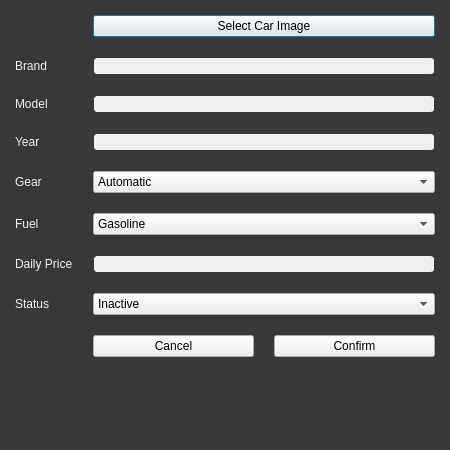
<?xml version="1.0" encoding="UTF-8"?>
<ui version="4.0">
 <class>form_dialog</class>
 <widget class="QDialog" name="form_dialog">
  <property name="geometry">
   <rect>
    <x>0</x>
    <y>0</y>
    <width>450</width>
    <height>450</height>
   </rect>
  </property>
  <property name="windowTitle">
   <string>Dialog</string>
  </property>
  <property name="styleSheet">
   <string notr="true">QLabel {
	font: 14pt &quot;Perpetua&quot;;
	color: #F0F0F0;
}

QLineEdit {
    border: 1px solid #383838;
    border-radius : 4px;
    padding-left : 10px;
	color : #383838;
    background-color: #F0F0F0;
}

#form_dialog {
	background-color: #383838;
}</string>
  </property>
  <layout class="QFormLayout" name="formLayout">
   <property name="horizontalSpacing">
    <number>20</number>
   </property>
   <property name="verticalSpacing">
    <number>20</number>
   </property>
   <property name="leftMargin">
    <number>15</number>
   </property>
   <property name="topMargin">
    <number>15</number>
   </property>
   <property name="rightMargin">
    <number>15</number>
   </property>
   <property name="bottomMargin">
    <number>15</number>
   </property>
   <item row="0" column="0">
    <widget class="QLabel" name="car_image_label">
     <property name="text">
      <string/>
     </property>
     <property name="scaledContents">
      <bool>true</bool>
     </property>
    </widget>
   </item>
   <item row="0" column="1">
    <widget class="QPushButton" name="select_image_btn">
     <property name="sizePolicy">
      <sizepolicy hsizetype="Expanding" vsizetype="Fixed">
       <horstretch>0</horstretch>
       <verstretch>0</verstretch>
      </sizepolicy>
     </property>
     <property name="maximumSize">
      <size>
       <width>400</width>
       <height>40</height>
      </size>
     </property>
     <property name="text">
      <string>Select Car Image</string>
     </property>
    </widget>
   </item>
   <item row="1" column="0">
    <widget class="QLabel" name="label_2">
     <property name="text">
      <string>Brand</string>
     </property>
    </widget>
   </item>
   <item row="1" column="1">
    <widget class="QLineEdit" name="brand_tf">
     <property name="sizePolicy">
      <sizepolicy hsizetype="Expanding" vsizetype="Fixed">
       <horstretch>0</horstretch>
       <verstretch>0</verstretch>
      </sizepolicy>
     </property>
     <property name="maximumSize">
      <size>
       <width>400</width>
       <height>40</height>
      </size>
     </property>
     <property name="alignment">
      <set>Qt::AlignCenter</set>
     </property>
    </widget>
   </item>
   <item row="2" column="0">
    <widget class="QLabel" name="label_3">
     <property name="text">
      <string>Model</string>
     </property>
    </widget>
   </item>
   <item row="2" column="1">
    <widget class="QLineEdit" name="model_tf">
     <property name="sizePolicy">
      <sizepolicy hsizetype="Expanding" vsizetype="Fixed">
       <horstretch>0</horstretch>
       <verstretch>0</verstretch>
      </sizepolicy>
     </property>
     <property name="maximumSize">
      <size>
       <width>400</width>
       <height>40</height>
      </size>
     </property>
     <property name="alignment">
      <set>Qt::AlignCenter</set>
     </property>
    </widget>
   </item>
   <item row="3" column="0">
    <widget class="QLabel" name="label_4">
     <property name="text">
      <string>Year</string>
     </property>
    </widget>
   </item>
   <item row="3" column="1">
    <widget class="QLineEdit" name="year_tf">
     <property name="sizePolicy">
      <sizepolicy hsizetype="Expanding" vsizetype="Fixed">
       <horstretch>0</horstretch>
       <verstretch>0</verstretch>
      </sizepolicy>
     </property>
     <property name="maximumSize">
      <size>
       <width>400</width>
       <height>40</height>
      </size>
     </property>
     <property name="alignment">
      <set>Qt::AlignCenter</set>
     </property>
    </widget>
   </item>
   <item row="4" column="0">
    <widget class="QLabel" name="label_5">
     <property name="text">
      <string>Gear</string>
     </property>
    </widget>
   </item>
   <item row="4" column="1">
    <widget class="QComboBox" name="gear_combo">
     <property name="sizePolicy">
      <sizepolicy hsizetype="Expanding" vsizetype="Fixed">
       <horstretch>0</horstretch>
       <verstretch>0</verstretch>
      </sizepolicy>
     </property>
     <property name="maximumSize">
      <size>
       <width>400</width>
       <height>40</height>
      </size>
     </property>
     <property name="currentText">
      <string>Automatic</string>
     </property>
     <item>
      <property name="text">
       <string>Automatic</string>
      </property>
     </item>
     <item>
      <property name="text">
       <string>Manuel</string>
      </property>
     </item>
    </widget>
   </item>
   <item row="5" column="0">
    <widget class="QLabel" name="label_7">
     <property name="text">
      <string>Fuel</string>
     </property>
    </widget>
   </item>
   <item row="5" column="1">
    <widget class="QComboBox" name="fuel_combo">
     <property name="sizePolicy">
      <sizepolicy hsizetype="Expanding" vsizetype="Fixed">
       <horstretch>0</horstretch>
       <verstretch>0</verstretch>
      </sizepolicy>
     </property>
     <property name="maximumSize">
      <size>
       <width>400</width>
       <height>40</height>
      </size>
     </property>
     <property name="currentText">
      <string>Gasoline</string>
     </property>
     <item>
      <property name="text">
       <string>Gasoline</string>
      </property>
     </item>
     <item>
      <property name="text">
       <string>Diesel</string>
      </property>
     </item>
    </widget>
   </item>
   <item row="6" column="0">
    <widget class="QLabel" name="label_6">
     <property name="text">
      <string>Daily Price</string>
     </property>
    </widget>
   </item>
   <item row="6" column="1">
    <widget class="QLineEdit" name="price_tf">
     <property name="sizePolicy">
      <sizepolicy hsizetype="Expanding" vsizetype="Fixed">
       <horstretch>0</horstretch>
       <verstretch>0</verstretch>
      </sizepolicy>
     </property>
     <property name="maximumSize">
      <size>
       <width>400</width>
       <height>40</height>
      </size>
     </property>
     <property name="alignment">
      <set>Qt::AlignCenter</set>
     </property>
    </widget>
   </item>
   <item row="7" column="0">
    <widget class="QLabel" name="label_8">
     <property name="text">
      <string>Status</string>
     </property>
    </widget>
   </item>
   <item row="7" column="1">
    <widget class="QComboBox" name="status_combo">
     <property name="sizePolicy">
      <sizepolicy hsizetype="Expanding" vsizetype="Fixed">
       <horstretch>0</horstretch>
       <verstretch>0</verstretch>
      </sizepolicy>
     </property>
     <property name="maximumSize">
      <size>
       <width>400</width>
       <height>40</height>
      </size>
     </property>
     <property name="currentText">
      <string>Inactive</string>
     </property>
     <item>
      <property name="text">
       <string>Inactive</string>
      </property>
     </item>
     <item>
      <property name="text">
       <string>Active</string>
      </property>
     </item>
    </widget>
   </item>
   <item row="8" column="1">
    <layout class="QHBoxLayout" name="horizontalLayout">
     <property name="bottomMargin">
      <number>0</number>
     </property>
     <item>
      <widget class="QPushButton" name="cancel_btn">
       <property name="text">
        <string>Cancel</string>
       </property>
      </widget>
     </item>
     <item>
      <widget class="QPushButton" name="confirm_btn">
       <property name="enabled">
        <bool>true</bool>
       </property>
       <property name="text">
        <string>Confirm</string>
       </property>
      </widget>
     </item>
    </layout>
   </item>
  </layout>
 </widget>
 <resources/>
 <connections/>
</ui>
